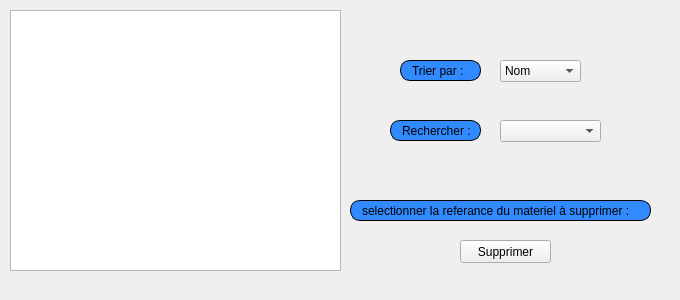
     <widget class="QWidget" name="tab_19">
      <attribute name="title">
       <string>afficher</string>
      </attribute>
      <widget class="QTableView" name="tableView_2">
       <property name="geometry">
        <rect>
         <x>10</x>
         <y>10</y>
         <width>331</width>
         <height>261</height>
        </rect>
       </property>
      </widget>
      <widget class="QLabel" name="label_19">
       <property name="geometry">
        <rect>
         <x>400</x>
         <y>60</y>
         <width>81</width>
         <height>21</height>
        </rect>
       </property>
       <property name="styleSheet">
        <string notr="true">border: 1px solid black;
border-radius: 10px;
padding: 0 8px;
background: #318aff;
font: bold, &quot;Arial&quot;;;
text-align:center;</string>
       </property>
       <property name="text">
        <string>Trier par :</string>
       </property>
      </widget>
      <widget class="QLabel" name="label_20">
       <property name="geometry">
        <rect>
         <x>390</x>
         <y>120</y>
         <width>91</width>
         <height>21</height>
        </rect>
       </property>
       <property name="styleSheet">
        <string notr="true">border: 1px solid black;
border-radius: 10px;
padding: 0 8px;
background: #318aff;
font: bold, &quot;Arial&quot;;;
text-align:center;</string>
       </property>
       <property name="text">
        <string>Rechercher :</string>
       </property>
      </widget>
      <widget class="QComboBox" name="comboBox_tri_mat_maint">
       <property name="geometry">
        <rect>
         <x>500</x>
         <y>60</y>
         <width>81</width>
         <height>22</height>
        </rect>
       </property>
       <item>
        <property name="text">
         <string>Nom</string>
        </property>
        <property name="icon">
         <iconset resource="ressources.qrc">
          <normaloff>:/images/img/alpha.png</normaloff>:/images/img/alpha.png</iconset>
        </property>
       </item>
       <item>
        <property name="text">
         <string>referance</string>
        </property>
        <property name="icon">
         <iconset resource="ressources.qrc">
          <normaloff>:/images/img/number.png</normaloff>:/images/img/number.png</iconset>
        </property>
       </item>
      </widget>
      <widget class="QLabel" name="label_51">
       <property name="geometry">
        <rect>
         <x>350</x>
         <y>200</y>
         <width>301</width>
         <height>21</height>
        </rect>
       </property>
       <property name="styleSheet">
        <string notr="true">border: 1px solid black;
border-radius: 10px;
padding: 0 8px;
background: #318aff;
font: bold, &quot;Arial&quot;;;
text-align:center;</string>
       </property>
       <property name="text">
        <string>selectionner la referance du materiel à supprimer :</string>
       </property>
      </widget>
      <widget class="QPushButton" name="supprimer_mat_maint_tab">
       <property name="geometry">
        <rect>
         <x>460</x>
         <y>240</y>
         <width>91</width>
         <height>23</height>
        </rect>
       </property>
       <property name="styleSheet">
        <string notr="true">#supprimer_mat_maint_tab{
font: bold, &quot;Arial&quot;;;     background-color: qlineargradient(x1: 0, y1: 0, x2: 0, y2: 1,
                                       stop: 0 #dadbde, stop: 1 #f6f7fa);
}
#supprimer_mat_maint_tab:pressed {
font: bold, &quot;Arial&quot;;;     background-color: qlineargradient(x1: 0, y1: 0, x2: 0, y2: 1,
                                       stop: 0 #dadbde, stop: 1 #fff07b);}</string>
       </property>
       <property name="text">
        <string>Supprimer</string>
       </property>
       <property name="icon">
        <iconset resource="ressources.qrc">
         <normaloff>:/images/img/PP.png</normaloff>:/images/img/PP.png</iconset>
       </property>
      </widget>
      <widget class="QComboBox" name="comboBox_rechercher_mat_maint">
       <property name="geometry">
        <rect>
         <x>500</x>
         <y>120</y>
         <width>101</width>
         <height>22</height>
        </rect>
       </property>
      </widget>
      <widget class="QLabel" name="label_44">
       <property name="geometry">
        <rect>
         <x>-10</x>
         <y>0</y>
         <width>661</width>
         <height>281</height>
        </rect>
       </property>
       <property name="text">
        <string/>
       </property>
       <property name="pixmap">
        <pixmap resource="ressources.qrc">:/images/img/imf.jpg</pixmap>
       </property>
      </widget>
      <widget class="QLabel" name="label_114">
       <property name="geometry">
        <rect>
         <x>-4</x>
         <y>-8</y>
         <width>671</width>
         <height>291</height>
        </rect>
       </property>
       <property name="text">
        <string/>
       </property>
       <property name="pixmap">
        <pixmap>:/img/imf.jpg</pixmap>
       </property>
      </widget>
      <zorder>label_114</zorder>
      <zorder>label_44</zorder>
      <zorder>tableView_2</zorder>
      <zorder>label_19</zorder>
      <zorder>label_20</zorder>
      <zorder>comboBox_tri_mat_maint</zorder>
      <zorder>label_51</zorder>
      <zorder>supprimer_mat_maint_tab</zorder>
      <zorder>comboBox_rechercher_mat_maint</zorder>
     </widget>
